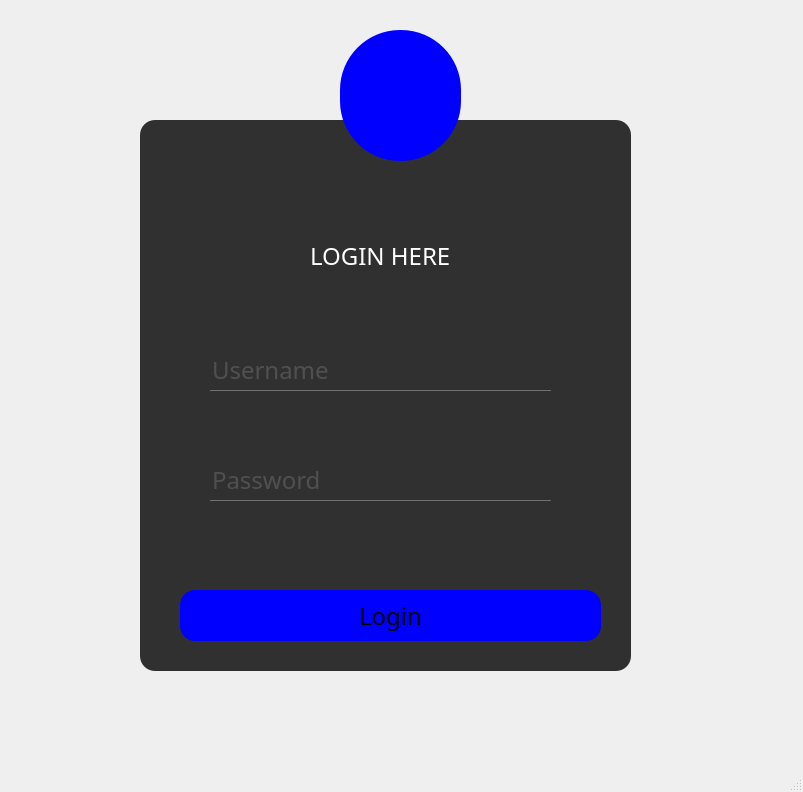
<?xml version="1.0" encoding="UTF-8"?>
<ui version="4.0">
 <class>LoginDialog</class>
 <widget class="QMainWindow" name="LoginDialog">
  <property name="geometry">
   <rect>
    <x>0</x>
    <y>0</y>
    <width>803</width>
    <height>792</height>
   </rect>
  </property>
  <property name="windowTitle">
   <string>MainWindow</string>
  </property>
  <property name="styleSheet">
   <string notr="true">*{
	background-image: url(:/opk/medicine-capsules-global-health-with-geometric-pattern-digital-remix.jpg);
     font-family:century gothic;
     font-size:24px;
}
QFrame{
background:rgba(0,0,0,0.8);
border-radius:15px;
}
#Form{
background:url(:/new/prefix1/plolp.jpg);
}

QPushButton
{
background:blue;
border-radius:60px;
}
QToolButton
{
background:blue;
border-radius:60px;
}
QLabel{
color:white;
background:transparent;
}
QPushButton
{
background:blue;
border-radius:15px;
}
QPushButton:hover{
color:#333;
border-radius:15px;
background:#49abff;
}
QLineEdit{
background:transparent;
border:none;
color:#717072;
border-bottom:1px solid #717072;
}</string>
  </property>
  <widget class="QWidget" name="centralwidget">
   <widget class="QFrame" name="frame">
    <property name="geometry">
     <rect>
      <x>140</x>
      <y>120</y>
      <width>491</width>
      <height>551</height>
     </rect>
    </property>
    <property name="frameShape">
     <enum>QFrame::StyledPanel</enum>
    </property>
    <property name="frameShadow">
     <enum>QFrame::Raised</enum>
    </property>
    <widget class="QLabel" name="label">
     <property name="geometry">
      <rect>
       <x>170</x>
       <y>90</y>
       <width>251</width>
       <height>91</height>
      </rect>
     </property>
     <property name="styleSheet">
      <string notr="true"/>
     </property>
     <property name="text">
      <string>LOGIN HERE</string>
     </property>
    </widget>
    <widget class="QPushButton" name="pushButtonlogin">
     <property name="geometry">
      <rect>
       <x>40</x>
       <y>470</y>
       <width>421</width>
       <height>51</height>
      </rect>
     </property>
     <property name="text">
      <string>Login</string>
     </property>
    </widget>
    <widget class="QLineEdit" name="lineEditusername">
     <property name="geometry">
      <rect>
       <x>70</x>
       <y>230</y>
       <width>341</width>
       <height>41</height>
      </rect>
     </property>
     <property name="text">
      <string/>
     </property>
     <property name="placeholderText">
      <string>Username</string>
     </property>
    </widget>
    <widget class="QLineEdit" name="lineEditpassworrd">
     <property name="geometry">
      <rect>
       <x>70</x>
       <y>340</y>
       <width>341</width>
       <height>41</height>
      </rect>
     </property>
     <property name="text">
      <string/>
     </property>
     <property name="echoMode">
      <enum>QLineEdit::Password</enum>
     </property>
     <property name="placeholderText">
      <string>Password</string>
     </property>
    </widget>
    <widget class="QLabel" name="labelAttempts">
     <property name="geometry">
      <rect>
       <x>40</x>
       <y>380</y>
       <width>451</width>
       <height>91</height>
      </rect>
     </property>
     <property name="styleSheet">
      <string notr="true"/>
     </property>
     <property name="text">
      <string/>
     </property>
    </widget>
   </widget>
   <widget class="QToolButton" name="toolButton">
    <property name="geometry">
     <rect>
      <x>340</x>
      <y>30</y>
      <width>121</width>
      <height>131</height>
     </rect>
    </property>
    <property name="styleSheet">
     <string notr="true">border-image: url(:/new/prefix1/user_1077114.png);</string>
    </property>
    <property name="text">
     <string/>
    </property>
   </widget>
  </widget>
  <widget class="QStatusBar" name="statusbar"/>
 </widget>
 <resources/>
 <connections/>
</ui>
